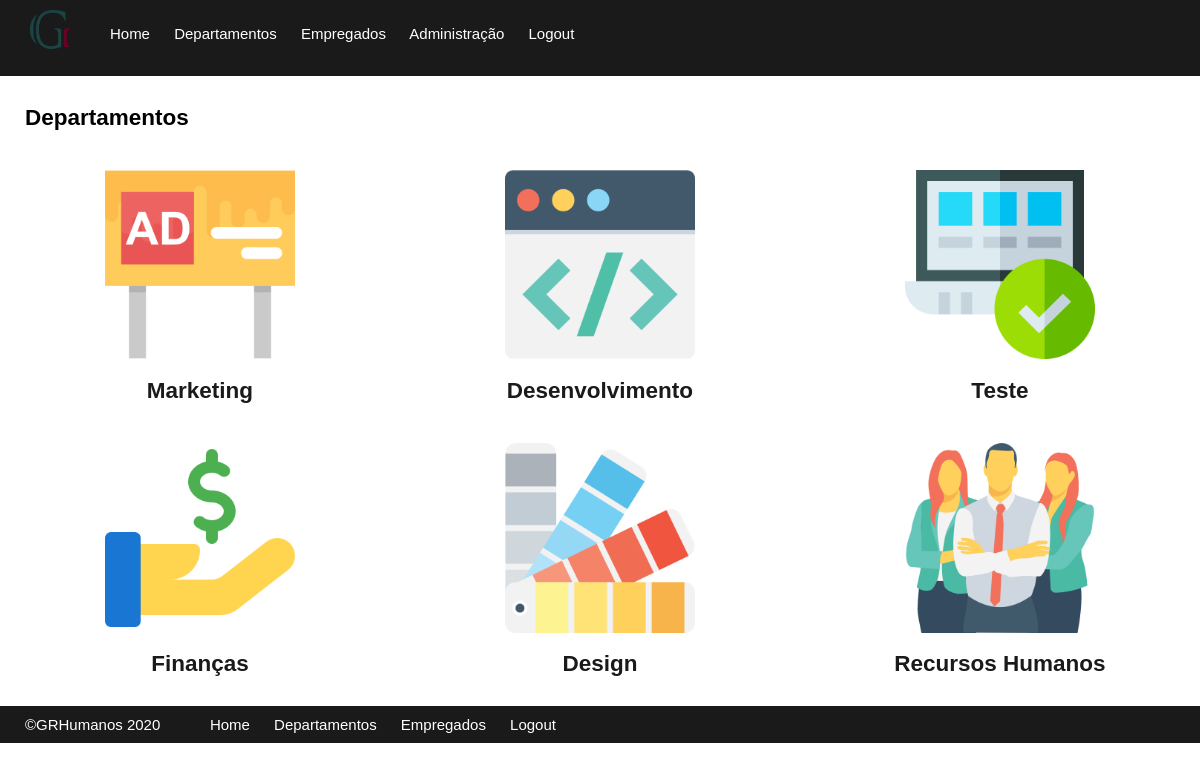
Page /sistema/departamentos.php (signed in) on the committed database.
### tables this page shows
CREATE TABLE departamentos (
    id_departamento INT(4) AUTO_INCREMENT NOT NULL,
    departamento VARCHAR(40) NOT NULL,
    imagem varchar(40) UNIQUE,
    PRIMARY KEY (id_departamento),
    UNIQUE KEY (departamento)
)
DEFAULT CHARACTER SET = utf8;

### sistema/departamentos.php (the view, shortened to what this page needs)
<?php
include 'header.php';
$caminhoImagem="imagens/departamentos/";
?>
        <section>
            <div class="row">
                <div class="col-12">
                    <h1 style="padding-left: 15px">Departamentos</h1>
                </div>
                <?php
                include '../php/connect_db.php';
                $sql='SELECT id_departamento, departamento, imagem FROM departamentos';
                $resultado = $bd->query($sql);
                if ($resultado->num_rows > 0) {
                    while($linha = $resultado->fetch_assoc()) {
                        echo '
                            <a href="departamento.php?id='.$linha["id_departamento"].'" id="button">
                                <div class="col-4">
                                    <img src="'.$caminhoImagem.$linha["imagem"].'">
                                    <h2 style="width: 100%; text-align: center;">'.$linha["departamento"].'</h2>
                                </div>
                            </a>
                        ';
                    }
                } else {
                    echo '
                        <div class="col-3">
                            <p>Não Existem departamentos na base de dados</p>
                        </div>';
                }
                ?>
            </div>
        </section>
<?php
include 'footer.php';
?>

### sistema/header.php (shortened to what this page needs)
<!DOCTYPE html>
<html lang="pt">
    <head>
        <link rel="stylesheet" href="styleSheet.css">
        <link rel="stylesheet" href="slideShowSheet.css">
    </head>
    <body>
        <header>
            <div class="row" style="text-align: justify">
                <div class="col-1">
                    <a href="home.php"><img src="../images/logo.png" width="70%"></a>
                </div>
                <div class="col-10" style="margin-top:15px;">
                    <a href="home.php">Home</a>
                    <a href="departamentos.php">Departamentos</a>
                    <a href="empregados.php">Empregados</a>
                    <?php
                    if ($_SESSION["acesso"]==1) echo'<a href="administracao.php">Administração</a>'; ?>
                    <a href="logout.php">Logout</a>
                </div>
            </div>
        </header>

### sistema/footer.php
<footer>
            <div class="row">
                <div class="col-2"><p style="display: inline; margin-left: 8.33%">&copy;GRHumanos 2020</p></div>
                <div class="col-5">
                <a href="home.php">Home</a>
                <a href="departamentos.php">Departamentos</a>
                <a href="empregados.php">Empregados</a>
                <a href="logout.php">Logout</a>
                </div>
            </div>
        </footer>
    </body>
</html>

### sistema/styleSheet.css (style rules this page uses)
* { box-sizing: border-box; }
.row::after { content: ""; clear: both; display: table; }
[class*="col-"] { float: left; padding: 10px; width: 100%; }
@media only screen and (min-width: 600px) { .col-1 { width: 8.33%; } }
@media only screen and (min-width: 600px) { .col-2 { width: 16.66%; } }
@media only screen and (min-width: 600px) { .col-4 { width: 33.33%; } }
@media only screen and (min-width: 600px) { .col-5 { width: 41.66%; } }
@media only screen and (min-width: 600px) { .col-10 { width: 83.33%; } }
@media only screen and (min-width: 600px) { .col-12 { width: 100%; } }
body { margin: 0px; font-family: 'Source Sans Pro', sans-serif; font-size: 15px; }
header { background-color: #1a1a1a; width: 100%; }
header a, footer a, li a { text-decoration: none; color: white; margin-right: 20px; }
footer { width: 100%; background-color: #1a1a1a; color: white; }
#button { text-decoration: none; color: #1a1a1a; }
img { display: block; margin-left: auto; margin-right: auto; width: 50%; }

### rows in the picture
departamentos: imagem (picture), departamento "Marketing"
departamentos: imagem (picture), departamento "Desenvolvimento"
departamentos: imagem (picture), departamento "Teste"
departamentos: imagem (picture), departamento "Finanças"
departamentos: imagem (picture), departamento "Design"
departamentos: imagem (picture), departamento "Recursos Humanos"
